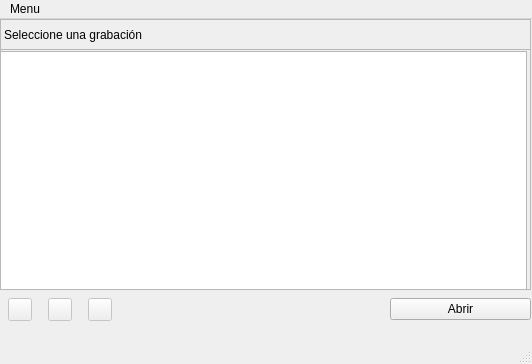
<?xml version="1.0" encoding="UTF-8"?>
<ui version="4.0">
 <class>MainWindow</class>
 <widget class="QMainWindow" name="MainWindow">
  <property name="geometry">
   <rect>
    <x>0</x>
    <y>0</y>
    <width>532</width>
    <height>364</height>
   </rect>
  </property>
  <property name="windowTitle">
   <string>Abrir Audio</string>
  </property>
  <property name="windowIcon">
   <iconset>
    <normaloff>../../../../../../../Downloads/2x/baseline_folder_open_black_18dp.png</normaloff>../../../../../../../Downloads/2x/baseline_folder_open_black_18dp.png</iconset>
  </property>
  <widget class="QWidget" name="centralwidget">
   <widget class="QWidget" name="verticalLayoutWidget">
    <property name="geometry">
     <rect>
      <x>0</x>
      <y>0</y>
      <width>531</width>
      <height>31</height>
     </rect>
    </property>
    <layout class="QVBoxLayout" name="verticalLayout">
     <item>
      <widget class="QLabel" name="label">
       <property name="frameShape">
        <enum>QFrame::StyledPanel</enum>
       </property>
       <property name="text">
        <string>Seleccione una grabación</string>
       </property>
      </widget>
     </item>
    </layout>
   </widget>
   <widget class="QWidget" name="verticalLayoutWidget_2">
    <property name="geometry">
     <rect>
      <x>0</x>
      <y>30</y>
      <width>531</width>
      <height>241</height>
     </rect>
    </property>
    <layout class="QVBoxLayout" name="verticalLayout_2">
     <item>
      <widget class="QScrollArea" name="scrollArea">
       <property name="widgetResizable">
        <bool>true</bool>
       </property>
       <widget class="QWidget" name="scrollAreaWidgetContents">
        <property name="geometry">
         <rect>
          <x>0</x>
          <y>0</y>
          <width>527</width>
          <height>237</height>
         </rect>
        </property>
        <widget class="QTableView" name="tblAudios">
         <property name="geometry">
          <rect>
           <x>-5</x>
           <y>1</y>
           <width>531</width>
           <height>241</height>
          </rect>
         </property>
         <property name="focusPolicy">
          <enum>Qt::ClickFocus</enum>
         </property>
         <property name="editTriggers">
          <set>QAbstractItemView::SelectedClicked</set>
         </property>
         <property name="dragDropOverwriteMode">
          <bool>false</bool>
         </property>
         <property name="alternatingRowColors">
          <bool>true</bool>
         </property>
         <property name="selectionMode">
          <enum>QAbstractItemView::SingleSelection</enum>
         </property>
         <property name="selectionBehavior">
          <enum>QAbstractItemView::SelectRows</enum>
         </property>
         <property name="showGrid">
          <bool>true</bool>
         </property>
         <property name="sortingEnabled">
          <bool>true</bool>
         </property>
        </widget>
       </widget>
      </widget>
     </item>
    </layout>
   </widget>
   <widget class="QWidget" name="verticalLayoutWidget_3">
    <property name="geometry">
     <rect>
      <x>390</x>
      <y>270</y>
      <width>141</width>
      <height>41</height>
     </rect>
    </property>
    <layout class="QVBoxLayout" name="verticalLayout_3">
     <item>
      <widget class="QPushButton" name="btnAbrir">
       <property name="text">
        <string>Abrir</string>
       </property>
      </widget>
     </item>
    </layout>
   </widget>
   <widget class="QWidget" name="gridLayoutWidget_13">
    <property name="geometry">
     <rect>
      <x>0</x>
      <y>270</y>
      <width>41</width>
      <height>41</height>
     </rect>
    </property>
    <layout class="QGridLayout" name="gridLayout_13">
     <item row="0" column="0" alignment="Qt::AlignHCenter|Qt::AlignVCenter">
      <widget class="QToolButton" name="btnReproducir">
       <property name="enabled">
        <bool>false</bool>
       </property>
       <property name="sizePolicy">
        <sizepolicy hsizetype="Maximum" vsizetype="Maximum">
         <horstretch>0</horstretch>
         <verstretch>0</verstretch>
        </sizepolicy>
       </property>
       <property name="contextMenuPolicy">
        <enum>Qt::ActionsContextMenu</enum>
       </property>
       <property name="toolTip">
        <string>Iniciar Reproducción</string>
       </property>
       <property name="text">
        <string/>
       </property>
       <property name="icon">
        <iconset>
         <normaloff>../../../../../../../Downloads/2x/baseline_play_circle_filled_black_18dp.png</normaloff>../../../../../../../Downloads/2x/baseline_play_circle_filled_black_18dp.png</iconset>
       </property>
       <property name="shortcut">
        <string>G</string>
       </property>
       <property name="popupMode">
        <enum>QToolButton::DelayedPopup</enum>
       </property>
       <property name="toolButtonStyle">
        <enum>Qt::ToolButtonIconOnly</enum>
       </property>
      </widget>
     </item>
    </layout>
   </widget>
   <widget class="QWidget" name="gridLayoutWidget_14">
    <property name="geometry">
     <rect>
      <x>40</x>
      <y>270</y>
      <width>41</width>
      <height>41</height>
     </rect>
    </property>
    <layout class="QGridLayout" name="gridLayout_14">
     <item row="0" column="0" alignment="Qt::AlignHCenter|Qt::AlignVCenter">
      <widget class="QToolButton" name="btnPausar">
       <property name="enabled">
        <bool>false</bool>
       </property>
       <property name="sizePolicy">
        <sizepolicy hsizetype="Maximum" vsizetype="Maximum">
         <horstretch>0</horstretch>
         <verstretch>0</verstretch>
        </sizepolicy>
       </property>
       <property name="contextMenuPolicy">
        <enum>Qt::ActionsContextMenu</enum>
       </property>
       <property name="toolTip">
        <string>Pausar Reproducción</string>
       </property>
       <property name="text">
        <string/>
       </property>
       <property name="icon">
        <iconset>
         <normaloff>../../../../../../../Downloads/2x/baseline_pause_circle_filled_black_18dp.png</normaloff>../../../../../../../Downloads/2x/baseline_pause_circle_filled_black_18dp.png</iconset>
       </property>
       <property name="shortcut">
        <string>G</string>
       </property>
       <property name="popupMode">
        <enum>QToolButton::DelayedPopup</enum>
       </property>
       <property name="toolButtonStyle">
        <enum>Qt::ToolButtonIconOnly</enum>
       </property>
      </widget>
     </item>
    </layout>
   </widget>
   <widget class="QWidget" name="gridLayoutWidget_15">
    <property name="geometry">
     <rect>
      <x>80</x>
      <y>270</y>
      <width>41</width>
      <height>41</height>
     </rect>
    </property>
    <layout class="QGridLayout" name="gridLayout_15">
     <item row="0" column="0" alignment="Qt::AlignHCenter|Qt::AlignVCenter">
      <widget class="QToolButton" name="btnRepetirRep">
       <property name="enabled">
        <bool>false</bool>
       </property>
       <property name="sizePolicy">
        <sizepolicy hsizetype="Maximum" vsizetype="Maximum">
         <horstretch>0</horstretch>
         <verstretch>0</verstretch>
        </sizepolicy>
       </property>
       <property name="contextMenuPolicy">
        <enum>Qt::ActionsContextMenu</enum>
       </property>
       <property name="toolTip">
        <string>Reiniciar Reproducción</string>
       </property>
       <property name="text">
        <string/>
       </property>
       <property name="icon">
        <iconset>
         <normaloff>../../../../../../../Downloads/2x/baseline_first_page_black_18dp.png</normaloff>../../../../../../../Downloads/2x/baseline_first_page_black_18dp.png</iconset>
       </property>
       <property name="shortcut">
        <string>G</string>
       </property>
       <property name="popupMode">
        <enum>QToolButton::DelayedPopup</enum>
       </property>
       <property name="toolButtonStyle">
        <enum>Qt::ToolButtonIconOnly</enum>
       </property>
      </widget>
     </item>
    </layout>
   </widget>
  </widget>
  <widget class="QMenuBar" name="menubar">
   <property name="geometry">
    <rect>
     <x>0</x>
     <y>0</y>
     <width>532</width>
     <height>21</height>
    </rect>
   </property>
   <widget class="QMenu" name="menuMenu">
    <property name="title">
     <string>Menu</string>
    </property>
    <addaction name="actionGrabar_Audio"/>
    <addaction name="separator"/>
    <addaction name="actionAbrir_Audio"/>
   </widget>
   <addaction name="menuMenu"/>
  </widget>
  <widget class="QStatusBar" name="statusbar"/>
  <action name="actionGrabar_Audio">
   <property name="text">
    <string>Grabar Audio</string>
   </property>
  </action>
  <action name="actionAbrir_Audio">
   <property name="enabled">
    <bool>false</bool>
   </property>
   <property name="text">
    <string>Abrir Audio</string>
   </property>
  </action>
  <action name="actionAbrir_Analisis">
   <property name="enabled">
    <bool>false</bool>
   </property>
   <property name="text">
    <string>Abrir Analisis</string>
   </property>
  </action>
 </widget>
 <resources/>
 <connections/>
</ui>
